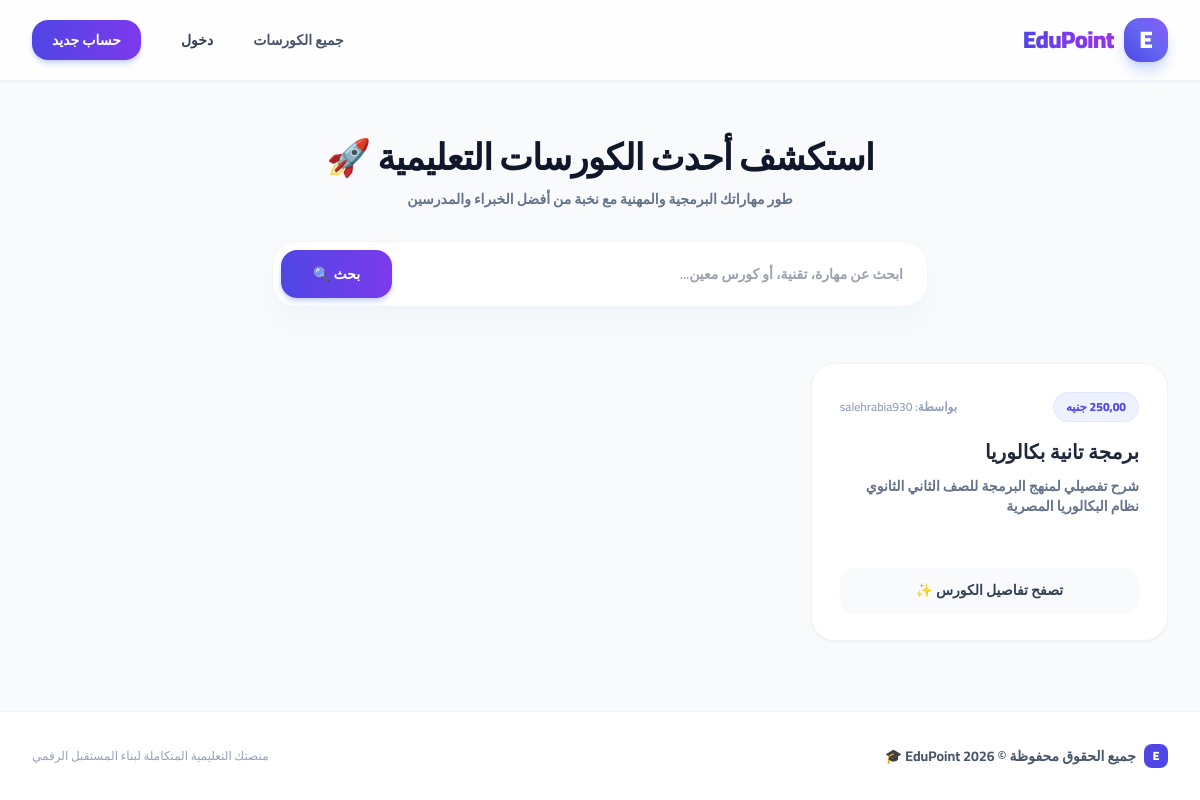
The page / on the database its author committed.
### courses/models.py (models this page shows, shortened)
class Course(models.Model):
  title = models.CharField(max_length=200)
  description = models.TextField()
  instructor = models.ForeignKey(
      User, on_delete=models.CASCADE, related_name='courses'
  )
  price = models.DecimalField(max_digits=8, decimal_places=2, default=0.00)
  is_free = models.BooleanField(default=True)
  created_at = models.DateTimeField(auto_now_add=True)

### courses/views.py (the view)
# urls.py: path('', views.course_list, name='course_list'),
def course_list(request):
  query = request.GET.get('q', '')
  courses = Course.objects.all()
  if query:
    courses = courses.filter(title__icontains=query)
  return render(
      request, 'courses/course_list.html', {'courses': courses, 'query': query}
  )

### templates/courses/course_list.html (shortened to what this page needs)
{% extends 'base.html' %}
{% block content %}
<div class="mb-10 sm:mb-14 text-center max-w-2xl mx-auto px-2">
    <h1 class="text-3xl sm:text-4xl font-black text-slate-900 mb-3 tracking-tight">استكشف أحدث الكورسات التعليمية 🚀</h1>
    <p class="text-slate-500 font-semibold text-xs sm:text-sm mb-8">طور مهاراتك البرمجية والمهنية مع نخبة من أفضل الخبراء والمدرسين</p>
    <form method="GET" class="flex flex-col sm:flex-row gap-2 bg-white p-2 rounded-3xl shadow-xl shadow-slate-100 border border-slate-100">
        <input type="text" name="q" value="{{ query }}" placeholder="ابحث عن مهارة، تقنية، أو كورس معين..." class="flex-1 px-4 py-3 text-slate-700 text-sm bg-transparent outline-none font-semibold">
        <button type="submit" class="bg-gradient-to-r from-indigo-600 to-violet-600 text-white px-8 py-3.5 rounded-2xl font-bold hover:opacity-95 transition shadow-md shadow-indigo-200 text-sm">
            بحث 🔍
        </button>
    </form>
</div>
<div class="grid grid-cols-1 md:grid-cols-2 lg:grid-cols-3 gap-6 sm:gap-8">
    {% for course in courses %}
    <div class="bg-white rounded-3xl shadow-sm hover:shadow-xl hover:-translate-y-1 transition-all duration-300 overflow-hidden border border-slate-100 flex flex-col justify-between group">
        <div class="p-6 sm:p-7">
            <div class="flex justify-between items-center mb-4">
                <span class="text-xs font-extrabold px-3 py-1.5 rounded-full {% if course.is_free %}bg-emerald-50 text-emerald-600 border border-emerald-100{% else %}bg-indigo-50 text-indigo-600 border border-indigo-100{% endif %}">
                    {% if course.is_free %}مجاني بالكامل{% else %}{{ course.price }} جنيه{% endif %}
                </span>
                <span class="text-xs text-slate-400 font-semibold">بواسطة: {{ course.instructor.username }}</span>
            </div>
            <h2 class="text-lg sm:text-xl font-bold text-slate-800 mb-2.5 group-hover:text-indigo-600 transition">{{ course.title }}</h2>
            <p class="text-slate-500 text-xs sm:text-sm leading-relaxed line-clamp-3 mb-6 font-semibold">{{ course.description }}</p>
        </div>
        <div class="px-6 pb-6 sm:px-7 sm:pb-7 pt-0">
            <a href="{% url 'course_detail' course.id %}" class="block text-center w-full bg-slate-50 hover:bg-indigo-600 text-slate-700 hover:text-white font-bold py-3 rounded-2xl transition duration-200 text-xs sm:text-sm shadow-sm">
                تصفح تفاصيل الكورس ✨
            </a>
        </div>
    </div>
    {% endfor %}
</div>
{% endblock %}

### templates/base.html (style rules this page uses)
body { font-family: 'Cairo', sans-serif; }

### rows shown on the page
Course: price "250,00", instructor.username "salehrabia930", title "برمجة تانية بكالوريا", description "شرح تفصيلي لمنهج البرمجة للصف الثاني الثانوي نظام البكالوريا المصرية"
